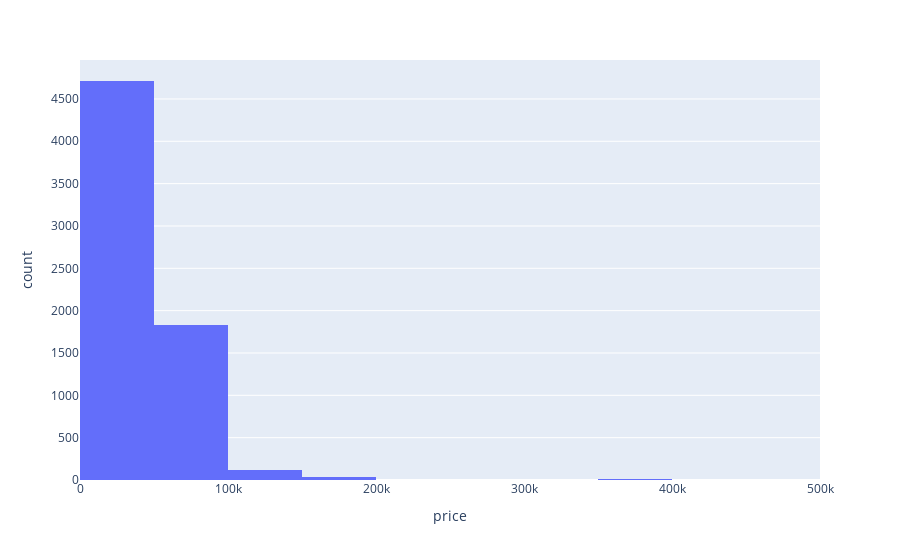

The cell this chart's notebook holds for it:
### Code cell
fig = px.histogram(real_estate, x='price', nbins=10, title='')

# Show the histogram
fig.show()

### Figure 1 — Plotly figure (JSON) as saved in the notebook; plotly's stock layout.template omitted (floating-point values rounded to 4 significant figures; data arrays with more than 128 entries replaced by an {"elided": "..."} marker saying what was removed)
{"data": [{"alignmentgroup": "True", "bingroup": "x", "hovertemplate": "price=%{x}<br>count=%{y}<extra></extra>", "legendgroup": "", "marker": {"color": "#636efa", "pattern": {"shape": ""}}, "name": "", "nbinsx": 10, "offsetgroup": "", "orientation": "v", "showlegend": false, "type": "histogram", "x": {"elided": "6718 int values"}, "xaxis": "x", "yaxis": "y"}], "layout": {"barmode": "relative", "legend": {"tracegroupgap": 0}, "margin": {"t": 60}, "xaxis": {"anchor": "y", "domain": [0, 1], "title": {"text": "price"}}, "yaxis": {"anchor": "x", "domain": [0, 1], "title": {"text": "count"}}}}
